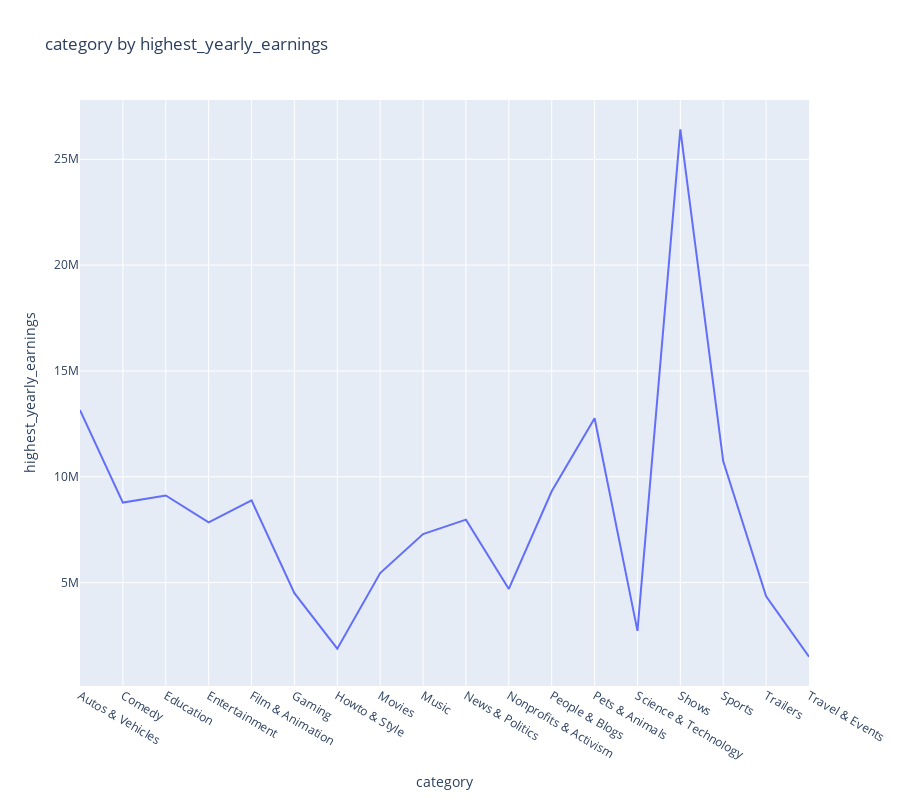

The code cell stored with this chart in its notebook:
### Markdown cell above
## Top Categories with highest monthly earnings :

### Code cell
category_highest_yearly_earnings = df.groupby('category')['highest_yearly_earnings'].mean().reset_index()


fig_category_highest_yearly_earnings = px.line(
    category_highest_yearly_earnings,
    x='category',   
    y='highest_yearly_earnings', 
    title='category by highest_yearly_earnings', 
    height=800  # Set the height of the plot
)

fig_category_highest_yearly_earnings.show()

### Figure 1 — Plotly figure (JSON) as saved in the notebook; plotly's stock layout.template omitted (floating-point values rounded to 4 significant figures)
{"data": [{"hovertemplate": "category=%{x}<br>highest_yearly_earnings=%{y}<extra></extra>", "legendgroup": "", "line": {"color": "#636efa", "dash": "solid"}, "marker": {"symbol": "circle"}, "mode": "lines", "name": "", "orientation": "v", "showlegend": false, "type": "scatter", "x": ["Autos & Vehicles", "Comedy", "Education", "Entertainment", "Film & Animation", "Gaming", "Howto & Style", "Movies", "Music", "News & Politics", "Nonprofits & Activism", "People & Blogs", "Pets & Animals", "Science & Technology", "Shows", "Sports", "Trailers", "Travel & Events"], "xaxis": "x", "y": [13150000, 8780000.0, 9115000.0, 7843000.0, 8885000.0, 4500000.0, 1878000.0, 5450000, 7295000.0, 7976000.0, 4700000, 9317000.0, 12770000.0, 2719000.0, 26420000.0, 10730525, 4350000, 1500000], "yaxis": "y"}], "layout": {"height": 800, "legend": {"tracegroupgap": 0}, "title": {"text": "category by highest_yearly_earnings"}, "xaxis": {"anchor": "y", "domain": [0, 1], "title": {"text": "category"}}, "yaxis": {"anchor": "x", "domain": [0, 1], "title": {"text": "highest_yearly_earnings"}}}}
